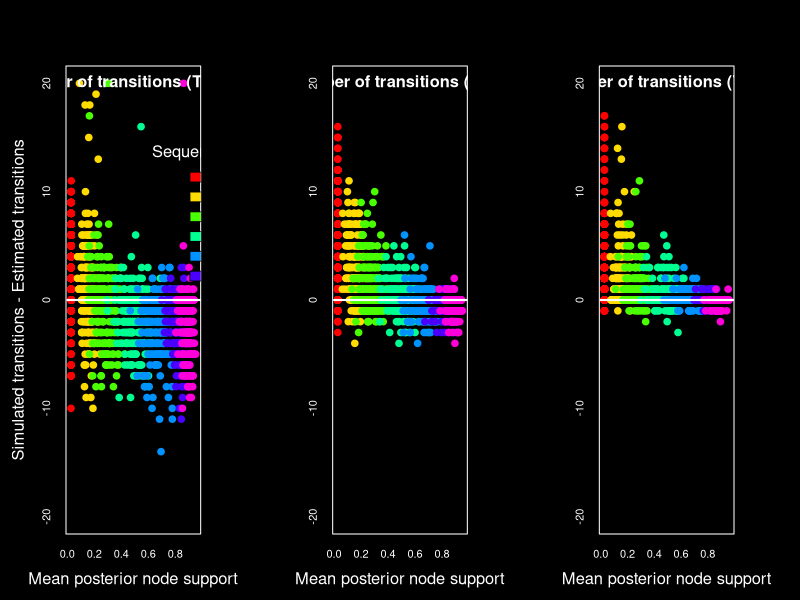

The R source for this figure:



# Bin the number of simulated transitions

#High:  x>=10
#Median: 5<=x<10
#Low: x<5

dat <- read.table('test_runs_2.txt')
dat <- cbind(dat, (dat[, 5] - dat[, 4]) ) # / dat[, 5])


colnames(dat) <- c('slen', 'posterior', 'treedist', 'sim_trans', 'est_trans', 'bias')
dat$slen <- as.factor(dat$slen)

h_trans <- which(dat$sim_trans >= 10)

m_trans <- which(dat$sim_trans < 10 & dat$sim_trans >= 5)

l_trans <- which(dat$sim_trans < 5)
	



# Plot posterior vs est_trans - sim_trans

par(mfrow = c(1, 3))
par(mar = c(5, 5, 5, 5))
par(bg = 'black')
par(col = 'white')
par(col.axis = 'white')
par(col.lab = 'white')
cols_plots <- rainbow(7)

plot(dat$posterior[h_trans], dat$bias[h_trans], pch = 20, ylim = c(-20, 20), col = cols_plots[dat$slen[h_trans]], cex = 2, xlab = 'Mean posterior node support', ylab = 'Simulated transitions - Estimated transitions', cex.lab = 1.5)
lines(x = c(0, 1), y = c(0, 0), col = 'white', lwd = 2)
legend(x = 0.6, y = 15, bty = 'n', legend = c('0', '10', '50', '100', '250', '500'), fill = cols_plots, title = 'Sequence length', cex = 1.5)
text(x = 0.3, y = 20, labels = expression(bold('High number of transitions (T>=10)')), cex = 1.5)

plot(dat$posterior[m_trans], dat$bias[m_trans], pch = 20, ylim = c(-20, 20), col = cols_plots[dat$slen[m_trans]], cex = 2, xlab = 'Mean posterior node support', ylab = '', cex.lab = 1.5)
lines(x = c(0, 1), y = c(0, 0), col = 'white', lwd = 2 )
text(x = 0.35, y = 20, labels = expression(bold('Medium number of transitions (5<=T<10)')), cex = 1.5)

plot(dat$posterior[l_trans], dat$bias[l_trans], pch = 20, ylim = c(-20, 20), col = cols_plots[dat$slen[l_trans]], cex = 2, xlab = 'Mean posterior node support', ylab = '', cex.lab = 1.5)
lines(x = c(0, 1), y = c(0, 0), col = 'white' , lwd = 2)
text(x = 0.3, y = 20, labels = expression(bold('Low number of transitions (T<5)')), cex = 1.5)
